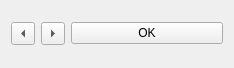
<?xml version="1.0" encoding="UTF-8"?>
<ui version="4.0">
 <class>Form</class>
 <widget class="QWidget" name="Form">
  <property name="geometry">
   <rect>
    <x>0</x>
    <y>0</y>
    <width>234</width>
    <height>68</height>
   </rect>
  </property>
  <property name="windowTitle">
   <string>Form</string>
  </property>
  <layout class="QGridLayout" name="gridLayout">
   <item row="1" column="0" colspan="2">
    <layout class="QHBoxLayout" name="horizontalLayout">
     <item>
      <widget class="QToolButton" name="LeftArrow">
       <property name="text">
        <string>...</string>
       </property>
       <property name="arrowType">
        <enum>Qt::LeftArrow</enum>
       </property>
      </widget>
     </item>
     <item>
      <widget class="QToolButton" name="RightArrow">
       <property name="text">
        <string>...</string>
       </property>
       <property name="arrowType">
        <enum>Qt::RightArrow</enum>
       </property>
      </widget>
     </item>
     <item>
      <widget class="QPushButton" name="startPush">
       <property name="text">
        <string>OK</string>
       </property>
      </widget>
     </item>
    </layout>
   </item>
   <item row="0" column="0" colspan="2">
    <layout class="QHBoxLayout" name="horizontalLayout_2"/>
   </item>
  </layout>
 </widget>
 <resources/>
 <connections/>
</ui>
